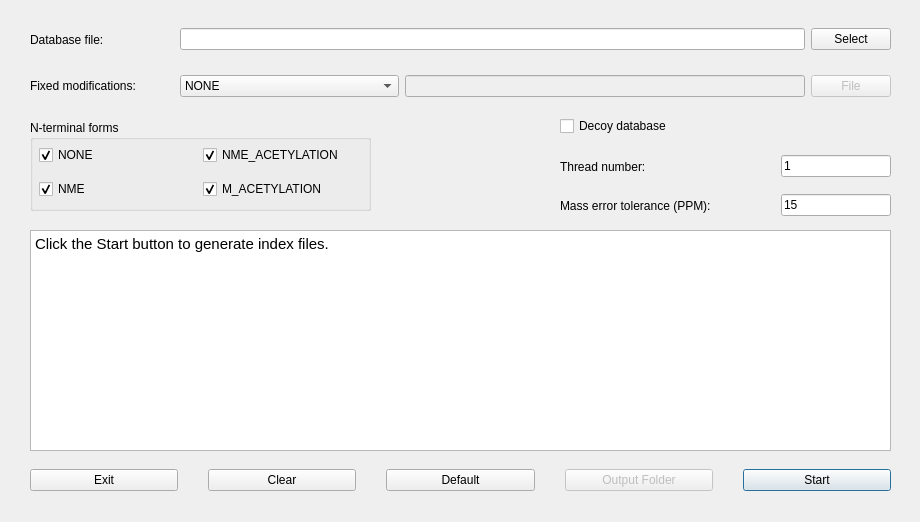
<?xml version="1.0" encoding="UTF-8"?>
<ui version="4.0">
 <class>TopIndexDialog</class>
 <widget class="QMainWindow" name="TopIndexDialog">
  <property name="geometry">
   <rect>
    <x>0</x>
    <y>0</y>
    <width>920</width>
    <height>522</height>
   </rect>
  </property>
  <property name="sizePolicy">
   <sizepolicy hsizetype="Preferred" vsizetype="Preferred">
    <horstretch>100</horstretch>
    <verstretch>100</verstretch>
   </sizepolicy>
  </property>
  <property name="minimumSize">
   <size>
    <width>920</width>
    <height>510</height>
   </size>
  </property>
  <property name="maximumSize">
   <size>
    <width>920</width>
    <height>710</height>
   </size>
  </property>
  <property name="windowTitle">
   <string>TopIndex</string>
  </property>
  <property name="windowIcon">
   <iconset>
    <normaloff>:/icon/toppic.ico</normaloff>:/icon/toppic.ico</iconset>
  </property>
  <widget class="QWidget" name="centralWidget">
   <widget class="QWidget" name="horizontalLayoutWidget_7">
    <property name="geometry">
     <rect>
      <x>30</x>
      <y>460</y>
      <width>861</width>
      <height>41</height>
     </rect>
    </property>
    <layout class="QHBoxLayout" name="horizontalLayout_7">
     <property name="spacing">
      <number>30</number>
     </property>
     <item>
      <widget class="QPushButton" name="exitButton">
       <property name="text">
        <string>Exit</string>
       </property>
      </widget>
     </item>
     <item>
      <widget class="QPushButton" name="clearButton">
       <property name="text">
        <string>Clear</string>
       </property>
      </widget>
     </item>
     <item>
      <widget class="QPushButton" name="defaultButton">
       <property name="text">
        <string>Default</string>
       </property>
      </widget>
     </item>
     <item>
      <widget class="QPushButton" name="outputButton">
       <property name="enabled">
        <bool>false</bool>
       </property>
       <property name="text">
        <string>Output Folder</string>
       </property>
      </widget>
     </item>
     <item>
      <widget class="QPushButton" name="startButton">
       <property name="enabled">
        <bool>true</bool>
       </property>
       <property name="acceptDrops">
        <bool>false</bool>
       </property>
       <property name="text">
        <string>Start</string>
       </property>
       <property name="checkable">
        <bool>false</bool>
       </property>
       <property name="autoDefault">
        <bool>true</bool>
       </property>
       <property name="default">
        <bool>true</bool>
       </property>
       <property name="flat">
        <bool>false</bool>
       </property>
      </widget>
     </item>
    </layout>
   </widget>
   <widget class="QTextBrowser" name="outputTextBrowser">
    <property name="geometry">
     <rect>
      <x>30</x>
      <y>230</y>
      <width>861</width>
      <height>221</height>
     </rect>
    </property>
    <property name="html">
     <string>&lt;!DOCTYPE HTML PUBLIC &quot;-//W3C//DTD HTML 4.0//EN&quot; &quot;http://www.w3.org/TR/REC-html40/strict.dtd&quot;&gt;
&lt;html&gt;&lt;head&gt;&lt;meta name=&quot;qrichtext&quot; content=&quot;1&quot; /&gt;&lt;style type=&quot;text/css&quot;&gt;
p, li { white-space: pre-wrap; }
&lt;/style&gt;&lt;/head&gt;&lt;body style=&quot; font-family:'Ubuntu'; font-size:11pt; font-weight:400; font-style:normal;&quot;&gt;
&lt;p style=&quot; margin-top:0px; margin-bottom:0px; margin-left:0px; margin-right:0px; -qt-block-indent:0; text-indent:0px;&quot;&gt;&lt;span style=&quot; font-family:'Cantarell';&quot;&gt;Click the Start button to generate index files.&lt;/span&gt;&lt;/p&gt;&lt;/body&gt;&lt;/html&gt;</string>
    </property>
   </widget>
   <widget class="QWidget" name="horizontalLayoutWidget_2">
    <property name="geometry">
     <rect>
      <x>180</x>
      <y>20</y>
      <width>711</width>
      <height>39</height>
     </rect>
    </property>
    <layout class="QHBoxLayout" name="horizontalLayout_3">
     <item>
      <widget class="QLineEdit" name="databaseFileEdit">
       <property name="enabled">
        <bool>true</bool>
       </property>
       <property name="maximumSize">
        <size>
         <width>650</width>
         <height>16777215</height>
        </size>
       </property>
       <property name="readOnly">
        <bool>true</bool>
       </property>
      </widget>
     </item>
     <item>
      <widget class="QPushButton" name="databaseFileButton">
       <property name="maximumSize">
        <size>
         <width>85</width>
         <height>16777215</height>
        </size>
       </property>
       <property name="text">
        <string>Select</string>
       </property>
      </widget>
     </item>
    </layout>
   </widget>
   <widget class="QWidget" name="horizontalLayoutWidget_5">
    <property name="geometry">
     <rect>
      <x>180</x>
      <y>70</y>
      <width>711</width>
      <height>32</height>
     </rect>
    </property>
    <layout class="QHBoxLayout" name="horizontalLayout_5">
     <item>
      <widget class="QComboBox" name="fixedModComboBox">
       <item>
        <property name="text">
         <string>NONE</string>
        </property>
       </item>
       <item>
        <property name="text">
         <string>Carbamidomethylation on cysteine</string>
        </property>
       </item>
       <item>
        <property name="text">
         <string>Carboxymethylation on cysteine</string>
        </property>
       </item>
       <item>
        <property name="text">
         <string>A fixed modification file</string>
        </property>
       </item>
      </widget>
     </item>
     <item>
      <widget class="QLineEdit" name="fixedModFileEdit">
       <property name="enabled">
        <bool>false</bool>
       </property>
       <property name="readOnly">
        <bool>true</bool>
       </property>
      </widget>
     </item>
     <item>
      <widget class="QPushButton" name="fixedModFileButton">
       <property name="enabled">
        <bool>false</bool>
       </property>
       <property name="maximumSize">
        <size>
         <width>85</width>
         <height>16777215</height>
        </size>
       </property>
       <property name="text">
        <string>File</string>
       </property>
      </widget>
     </item>
    </layout>
   </widget>
   <widget class="QWidget" name="horizontalLayoutWidget_21">
    <property name="geometry">
     <rect>
      <x>560</x>
      <y>110</y>
      <width>151</width>
      <height>33</height>
     </rect>
    </property>
    <layout class="QHBoxLayout" name="horizontalLayout_21">
     <item>
      <widget class="QCheckBox" name="decoyCheckBox">
       <property name="text">
        <string>Decoy database</string>
       </property>
      </widget>
     </item>
    </layout>
   </widget>
   <widget class="QWidget" name="horizontalLayoutWidget_22">
    <property name="geometry">
     <rect>
      <x>560</x>
      <y>150</y>
      <width>331</width>
      <height>33</height>
     </rect>
    </property>
    <layout class="QHBoxLayout" name="horizontalLayout_22">
     <item alignment="Qt::AlignLeft">
      <widget class="QLabel" name="label_23">
       <property name="text">
        <string>Thread number:</string>
       </property>
      </widget>
     </item>
     <item>
      <widget class="QLineEdit" name="threadNumberEdit">
       <property name="minimumSize">
        <size>
         <width>110</width>
         <height>0</height>
        </size>
       </property>
       <property name="maximumSize">
        <size>
         <width>110</width>
         <height>16777215</height>
        </size>
       </property>
       <property name="text">
        <string>1</string>
       </property>
       <property name="readOnly">
        <bool>false</bool>
       </property>
      </widget>
     </item>
    </layout>
   </widget>
   <widget class="QWidget" name="horizontalLayoutWidget_14">
    <property name="geometry">
     <rect>
      <x>560</x>
      <y>190</y>
      <width>331</width>
      <height>31</height>
     </rect>
    </property>
    <layout class="QHBoxLayout" name="horizontalLayout_14">
     <item alignment="Qt::AlignLeft">
      <widget class="QLabel" name="label_15">
       <property name="text">
        <string>Mass error tolerance (PPM):</string>
       </property>
      </widget>
     </item>
     <item alignment="Qt::AlignRight">
      <widget class="QLineEdit" name="errorToleranceEdit_2">
       <property name="minimumSize">
        <size>
         <width>110</width>
         <height>0</height>
        </size>
       </property>
       <property name="maximumSize">
        <size>
         <width>110</width>
         <height>16777215</height>
        </size>
       </property>
       <property name="text">
        <string>15</string>
       </property>
       <property name="frame">
        <bool>true</bool>
       </property>
      </widget>
     </item>
    </layout>
   </widget>
   <widget class="QGroupBox" name="groupBox_2">
    <property name="geometry">
     <rect>
      <x>30</x>
      <y>120</y>
      <width>341</width>
      <height>91</height>
     </rect>
    </property>
    <property name="title">
     <string>N-terminal forms</string>
    </property>
    <widget class="QWidget" name="gridLayoutWidget">
     <property name="geometry">
      <rect>
       <x>9</x>
       <y>17</y>
       <width>321</width>
       <height>70</height>
      </rect>
     </property>
     <layout class="QGridLayout" name="gridLayout">
      <item row="0" column="0">
       <widget class="QCheckBox" name="NONECheckBox">
        <property name="enabled">
         <bool>true</bool>
        </property>
        <property name="text">
         <string>NONE</string>
        </property>
        <property name="checked">
         <bool>true</bool>
        </property>
        <property name="autoRepeat">
         <bool>false</bool>
        </property>
       </widget>
      </item>
      <item row="1" column="0">
       <widget class="QCheckBox" name="NMECheckBox">
        <property name="text">
         <string>NME</string>
        </property>
        <property name="checked">
         <bool>true</bool>
        </property>
       </widget>
      </item>
      <item row="0" column="1">
       <widget class="QCheckBox" name="NMEACCheckBox">
        <property name="text">
         <string>NME_ACETYLATION</string>
        </property>
        <property name="checked">
         <bool>true</bool>
        </property>
       </widget>
      </item>
      <item row="1" column="1">
       <widget class="QCheckBox" name="MACCheckBox">
        <property name="text">
         <string>M_ACETYLATION</string>
        </property>
        <property name="checked">
         <bool>true</bool>
        </property>
       </widget>
      </item>
     </layout>
    </widget>
   </widget>
   <widget class="QWidget" name="horizontalLayoutWidget_3">
    <property name="geometry">
     <rect>
      <x>30</x>
      <y>20</y>
      <width>151</width>
      <height>39</height>
     </rect>
    </property>
    <layout class="QHBoxLayout" name="horizontalLayout_4">
     <item>
      <widget class="QLabel" name="label_3">
       <property name="text">
        <string>Database file: </string>
       </property>
      </widget>
     </item>
    </layout>
   </widget>
   <widget class="QWidget" name="horizontalLayoutWidget_8">
    <property name="geometry">
     <rect>
      <x>30</x>
      <y>70</y>
      <width>151</width>
      <height>32</height>
     </rect>
    </property>
    <layout class="QHBoxLayout" name="horizontalLayout_8">
     <item>
      <widget class="QLabel" name="label_7">
       <property name="text">
        <string>Fixed modifications:</string>
       </property>
      </widget>
     </item>
    </layout>
   </widget>
  </widget>
 </widget>
 <resources/>
 <connections/>
</ui>
